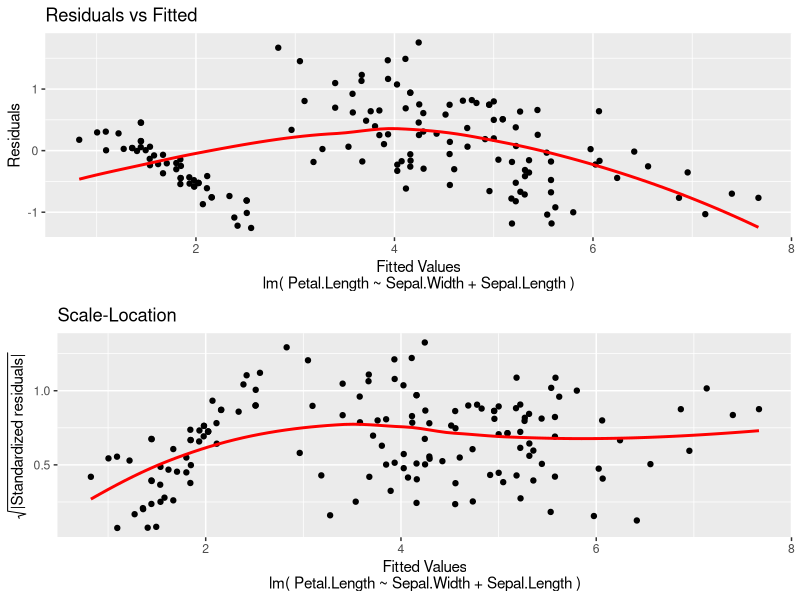

Write R code to recreate this figure.
## ---- chunk 1
knitr::opts_chunk$set(echo = TRUE)

## ---- chunk 2


#create class
linreg <- setRefClass ( "linreg",
                         fields = list  (data_name = "character",
                                         form = "formula",
                                         data = "data.frame",
                                         Regressions_coefficients = "vector",
                                         The_fitted_value = "matrix",
                                         The_residuals = "matrix",
                                         The_degrees_of_freedom = "numeric",
                                         The_residual_variance = "numeric",
                                         The_variance_of_the_reg_coef = "matrix",
                                         t_values = "list"
                                       ) ,
                         methods = list (
                           initialize = function(form, data)
                           {
                             #  stopifnot(is.formula(formula) == TRUE)
                             stopifnot (class(form) == "formula")
                             stopifnot (class(data) == "data.frame")
                             X <- model.matrix(form, data)
                             y <- as.matrix(data[all.vars(form)[1]])
                             Q <- qr.Q(qr(X), complete = TRUE)
                             R <- qr.R(qr(X), complete = TRUE)
                             m <- nrow(X)
                             n <- ncol(X)
                             ##n<m
                             R_1 <- R[c(1:n),]
                             Q_1 <- Q[,c(1:n)]
                             Q_2 <- Q[,c((n+1):m)]
                             #Regression coef.
                             beta <- as.vector(solve(R_1)%*%t(Q_1)%*%y)
                             #fitted values
                             fit_val <- Q%*%R%*%beta
                             #residuals
                             e <- Q_2%*%t(Q_2)%*%y
                             #degrees of freedom
                             df <- m-n
                             #res. variance
                             sigma <- as.vector((t(e)%*%e)/df)
                             #variance of the reg. coef.
                             var <- sigma * solve(t(R)%*%R) 
                             #t-values
                             t = list()
                             for(i in (1:3))
                             t[[i]] <- beta/sqrt(var[[i,i]])
                             names(beta) <- colnames(var)
                             .self$data_name <- deparse(substitute(data))
                             .self$form <- form
                             .self$data <- data
                             .self$Regressions_coefficients <- beta
                             .self$The_fitted_value <- fit_val
                             .self$The_residuals <- e
                             .self$The_degrees_of_freedom <- df
                             .self$The_residual_variance <- sigma
                             .self$The_variance_of_the_reg_coef <- var
                             .self$t_values <- t
                             .self
                           },                       
                          #################################### 
                          print = function (...) {
                      
                            cat(paste("linreg(formula = ", format(form), ", data = ", data_name, ")\n\n", sep = ""))
                            
                            # Coefficients
                            cat(paste("Coefficients:\n\n"))
                            
                            # Values
                            table = setNames(data.frame(matrix(ncol = length(Regressions_coefficients), nrow = 0)), names(Regressions_coefficients))
                            for (i in 1:length(Regressions_coefficients)) {
                              table[1,i] = round(Regressions_coefficients[i], 3)
                            }
                              write.table(table, quote=FALSE)
                           },
                      
                           plot = function () {
                             library(ggplot2)
                             p1 <- ggplot()+
                             geom_point(mapping=aes(x=The_fitted_value, y=The_residuals)) +
                             geom_smooth(aes( x = The_fitted_value, y = The_residuals),
                                                      formula = y~x,
                                                      se = FALSE,
                                                      span = 1,
                                                      color = "red",
                                                      method = "auto") +
                             xlab(paste("Fitted Values\n", "lm(", format(form), ")", ""))+
                             ylab("Residuals")+
                             ggtitle("Residuals vs Fitted") 
                             
                             standardized_Residuals <- sqrt(abs(The_residuals - mean(The_residuals)))
                                  
                             p2 <- ggplot()+
                               geom_point(mapping=aes(x=The_fitted_value, y=standardized_Residuals)) +
                               geom_smooth(aes( x = The_fitted_value, y = standardized_Residuals),
                                           formula = y~x,
                                           se = FALSE,
                                           span = 1,
                                           color = "red",
                                           method = "auto") +
                               xlab(paste("Fitted Values\n", "lm(", format(form), ")", ""))+
                               ylab(expression(sqrt("|Standardized residuals|")))+
                               ggtitle("Scale-Location") 
                             gridExtra::grid.arrange( grobs = list(p1,p2))
                           },
                           resid = function () {
                             #######
                            The_residuals
                           }, 
                           pred = function () {
                             #######
                             The_fitted_value
                           } ,
                           coef = function () {
                             #######
                             coef <- as.vector(Regressions_coefficients)
                            for(i in 1: length(coef))  
                             names(coef)[[i]] <- paste("coefficient", as.character(i))
                            coef
                           } ,
                          
                           summary = function () {
                         
                             cat("\nCall:\n")
                             cat(paste("linreg(formula = ", (format(form)), ", data = ", data_name, ")\n\n", sep = ""))
                             cat("Coefficients:\n\n")
                             
                             table = data.frame(matrix(ncol = 5, nrow = 0))
                             for (i in 1:length(Regressions_coefficients)) {
                               local_t_value = Regressions_coefficients[i]/sqrt(The_variance_of_the_reg_coef[i, i])
                               local_p_value = 2 * pt(abs(local_t_value), The_degrees_of_freedom, lower.tail = FALSE)
                               newRow = data.frame(round(Regressions_coefficients[i], 2), round(sqrt(The_variance_of_the_reg_coef[i, i]), 2), round(local_t_value, 2), formatC(local_p_value, format = "e", digits = 2),"***")
                               rownames(newRow)[1] = rownames(The_variance_of_the_reg_coef)[i]
                               table = rbind(table, newRow)
                             }
                             
                             colnames(table) = c("Estimate", "Std. Error", "t value", "Pr(>|t|)", "")
                             write.table(table, quote=FALSE)
                             cat(paste("\nResidual standard error:", sqrt(The_residual_variance), "on", The_degrees_of_freedom, "degrees of freedom"))
                             
                             }
                           
                         )
)


object = linreg$new(form = Petal.Length~Sepal.Width+Sepal.Length, data = iris)
###################
object$plot()



